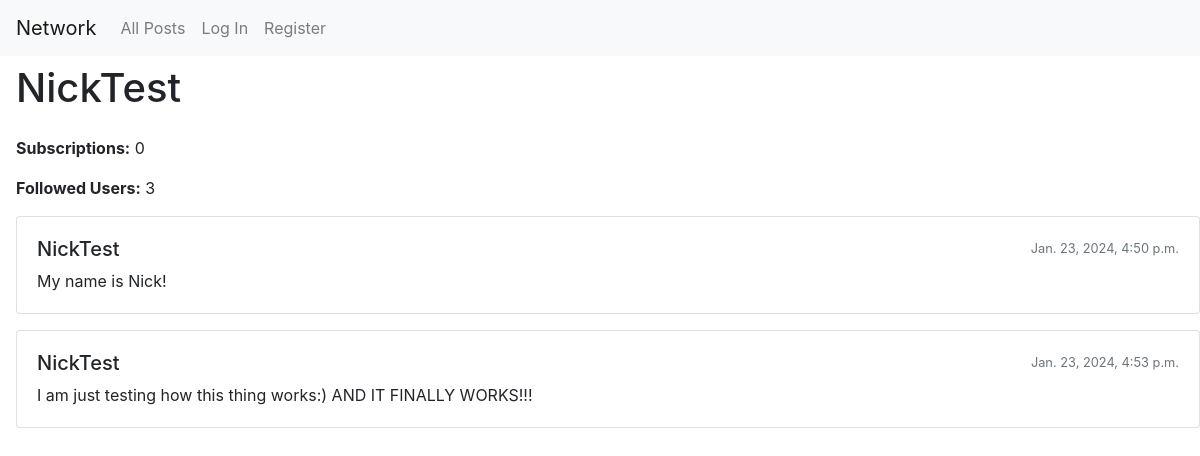
/dispay_profile/1, run on an earlier commit of the app's database.
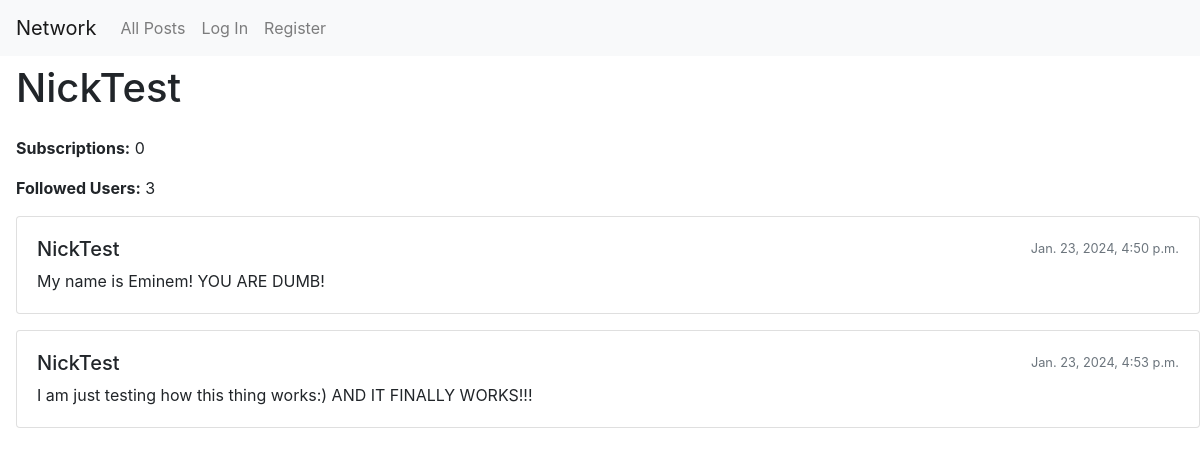
And on a later commit of the database.
### network/models.py (models this page shows, shortened)
class Posts(models.Model):
    creator = models.ForeignKey(
        User, on_delete=models.CASCADE, related_name='creator')
    post_text = models.TextField(blank=False, null=True)
    date = models.DateTimeField()
    liked_by_users = models.ManyToManyField(
        User, blank=True, related_name='liked_posts')

class User(AbstractUser):
    subscriptions = models.ManyToManyField(
        'self', symmetrical=False, blank=True, related_name='subscribers')

### network/views.py (the view)
# urls.py: path('dispay_profile/<int:user_id>', views.display_profile, name='display_profile'),
def display_profile(request, user_id):
    user_data = User.objects.get(id=user_id)
    posts = Posts.objects.filter(creator_id = user_id)
    return render(request, "network/profile.html", {
        'posts': posts,
        'user_data': user_data
    })

### network/templates/network/profile.html (shortened to what this page needs)
{% extends "network/layout.html" %}
{% load static %}
{% block body %}
    <div class="mt-2 ml-3">
        <h1 class="mb-4">{{ user_data.username }}</h1>
        <p id='subs'><strong>Subscriptions:</strong> {{ user_data.subscriptions.count }}</p>
        <p id='followsCount' data-initial-count="{{ user_data.subscribers.count }}"><strong>Followed Users:</strong> {{ user_data.subscribers.count }}</p>
        {% for post in posts %}
            <div class="card mb-3">
                <div class="card-body">
                    <div class="d-flex justify-content-between align-items-center mb-2">
                        <div class="d-flex align-items-center">
                            <h5 class="card-title mb-0">{{ post.creator }}</h5>
                        </div>
                        <small class="text-muted">{{ post.date }}</small>
                    </div>
                    <p class="card-text">{{ post.post_text }}</p>
                </div>
            </div>
        {% endfor %}
    </div>
{% endblock %}

What changed in the data, as far as the page shows it:
changed Posts: post_text "My name is Nick!" → "My name is Eminem! YOU ARE DUMB!"
